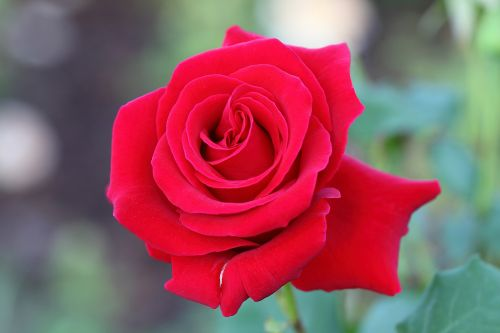
#> input picture Web-Dev-Team/Images/roses1.jpg, 500 x 333 px
$ python image.py Images/roses1.jpg Images/roses5.jpg
#> lines starting #> are read from the running program, lines starting #| are printed output that depends on the picture
import sys
from PIL import Image
image_fullpath=sys.argv[1]
image_name=sys.argv[2]
img= Image.open(str(image_fullpath))
#> img is the input picture: PIL image 500x333 RGB; mean R, G, B 148.1, 86.9, 97
image_save_path=image_fullpath.replace(image_name,"temp.png")
img.rotate(90).convert("LA").save(image_save_path)
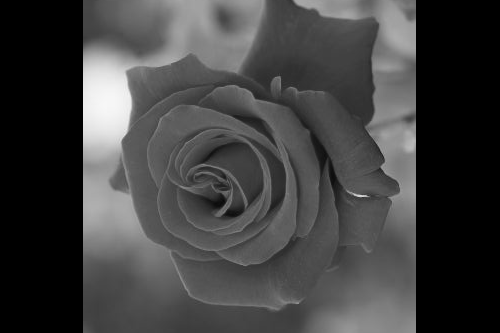
#> saved as roses1.jpg: PIL image 500x333 LA; mean R, G, B, A 64.6, 64.6, 64.6, 255
print("/media/temp.png")
